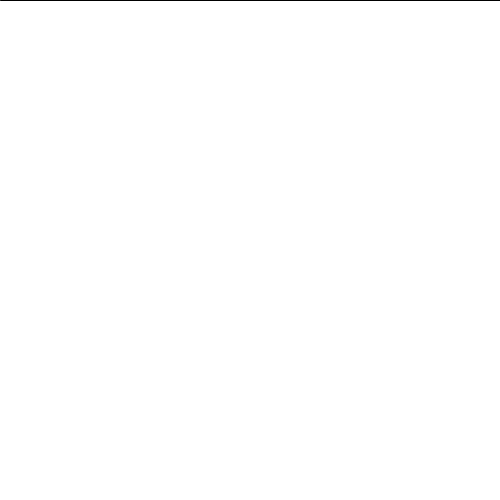
Frame 1 (no input)
Frame 60 (the mouse pressed at the canvas centre just before this capture): identical to frame 1, image omitted
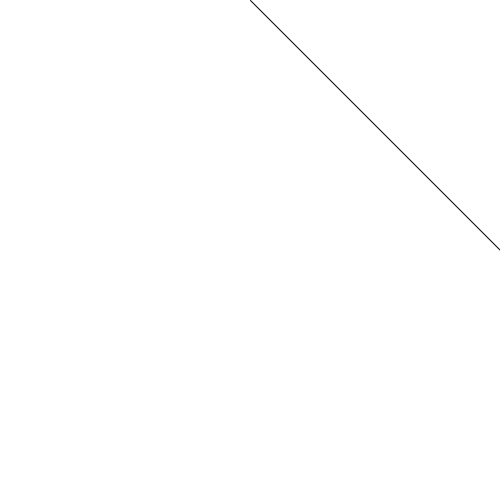
Frame 120 (the mouse held since frame 60 and released just before this capture)

The Processing sketch that drew these frames (run headless with seeded random() and noise(); from frame 60 on, the mouse is pressed at the canvas centre):

// Processing sketch: Notes_1_mouseX_and_mouseY
// ── Notes_1_mouseX_and_mouseY.pde
void setup() {
  size(500, 500);
}

void draw() {
  background(255);
  line(mouseX, 0, 500, mouseY);
}
